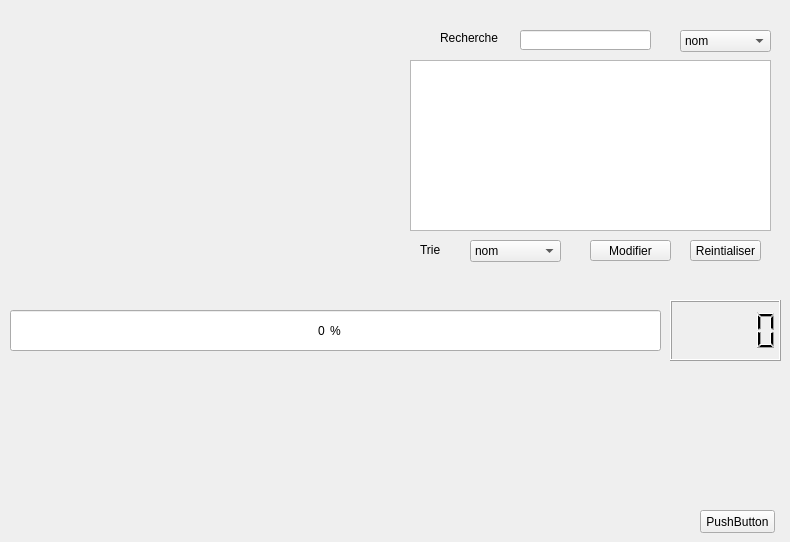
   <widget class="QWidget" name="tab_2">
    <attribute name="title">
     <string>Tab 2</string>
    </attribute>
    <widget class="QLineEdit" name="please">
     <property name="enabled">
      <bool>true</bool>
     </property>
     <property name="geometry">
      <rect>
       <x>10</x>
       <y>310</y>
       <width>651</width>
       <height>41</height>
      </rect>
     </property>
     <property name="styleSheet">
      <string notr="true"/>
     </property>
    </widget>
    <widget class="QPushButton" name="pushButton_4">
     <property name="geometry">
      <rect>
       <x>700</x>
       <y>510</y>
       <width>75</width>
       <height>23</height>
      </rect>
     </property>
     <property name="text">
      <string>PushButton</string>
     </property>
    </widget>
    <widget class="QLineEdit" name="pleasework">
     <property name="enabled">
      <bool>true</bool>
     </property>
     <property name="geometry">
      <rect>
       <x>10</x>
       <y>310</y>
       <width>0</width>
       <height>0</height>
      </rect>
     </property>
     <property name="styleSheet">
      <string notr="true">background-color:green;</string>
     </property>
    </widget>
    <widget class="QLCDNumber" name="number">
     <property name="geometry">
      <rect>
       <x>670</x>
       <y>300</y>
       <width>111</width>
       <height>61</height>
      </rect>
     </property>
    </widget>
    <widget class="QLabel" name="total">
     <property name="geometry">
      <rect>
       <x>318</x>
       <y>310</y>
       <width>31</width>
       <height>41</height>
      </rect>
     </property>
     <property name="styleSheet">
      <string notr="true">background-color:transparent;</string>
     </property>
     <property name="text">
      <string>0</string>
     </property>
    </widget>
    <widget class="QLabel" name="percent_2">
     <property name="geometry">
      <rect>
       <x>330</x>
       <y>310</y>
       <width>21</width>
       <height>41</height>
      </rect>
     </property>
     <property name="styleSheet">
      <string notr="true">background-color:transparent;</string>
     </property>
     <property name="text">
      <string>%</string>
     </property>
    </widget>
    <widget class="QLineEdit" name="recherchepour">
     <property name="geometry">
      <rect>
       <x>520</x>
       <y>30</y>
       <width>131</width>
       <height>20</height>
      </rect>
     </property>
    </widget>
    <widget class="QPushButton" name="Ajouter">
     <property name="geometry">
      <rect>
       <x>590</x>
       <y>240</y>
       <width>81</width>
       <height>21</height>
      </rect>
     </property>
     <property name="styleSheet">
      <string notr="true"/>
     </property>
     <property name="text">
      <string>Modifier</string>
     </property>
    </widget>
    <widget class="QTableView" name="perctable">
     <property name="geometry">
      <rect>
       <x>410</x>
       <y>60</y>
       <width>361</width>
       <height>171</height>
      </rect>
     </property>
    </widget>
    <widget class="QLabel" name="label_2">
     <property name="geometry">
      <rect>
       <x>440</x>
       <y>30</y>
       <width>61</width>
       <height>16</height>
      </rect>
     </property>
     <property name="text">
      <string>Recherche</string>
     </property>
    </widget>
    <widget class="QComboBox" name="pourbox">
     <property name="geometry">
      <rect>
       <x>680</x>
       <y>30</y>
       <width>91</width>
       <height>22</height>
      </rect>
     </property>
     <item>
      <property name="text">
       <string>nom</string>
      </property>
     </item>
     <item>
      <property name="text">
       <string>percent</string>
      </property>
     </item>
    </widget>
    <widget class="QComboBox" name="pourboxtrie">
     <property name="geometry">
      <rect>
       <x>470</x>
       <y>240</y>
       <width>91</width>
       <height>22</height>
      </rect>
     </property>
     <item>
      <property name="text">
       <string>nom</string>
      </property>
     </item>
     <item>
      <property name="text">
       <string>percent</string>
      </property>
     </item>
    </widget>
    <widget class="QLabel" name="label">
     <property name="geometry">
      <rect>
       <x>420</x>
       <y>240</y>
       <width>47</width>
       <height>20</height>
      </rect>
     </property>
     <property name="text">
      <string>Trie</string>
     </property>
    </widget>
    <widget class="QPushButton" name="Ajouter_2">
     <property name="geometry">
      <rect>
       <x>690</x>
       <y>240</y>
       <width>71</width>
       <height>21</height>
      </rect>
     </property>
     <property name="styleSheet">
      <string notr="true"/>
     </property>
     <property name="text">
      <string>Reintialiser</string>
     </property>
    </widget>
   </widget>
